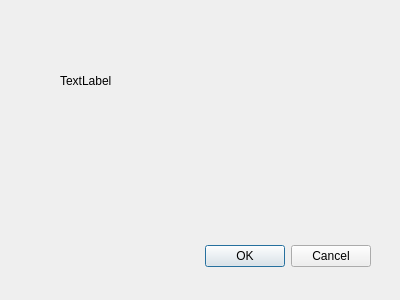
<?xml version="1.0" encoding="UTF-8"?>
<ui version="4.0">
 <class>Dialog</class>
 <widget class="QDialog" name="Dialog">
  <property name="geometry">
   <rect>
    <x>0</x>
    <y>0</y>
    <width>400</width>
    <height>300</height>
   </rect>
  </property>
  <property name="windowTitle">
   <string>Dialog</string>
  </property>
  <widget class="QDialogButtonBox" name="buttonBox">
   <property name="geometry">
    <rect>
     <x>30</x>
     <y>240</y>
     <width>341</width>
     <height>32</height>
    </rect>
   </property>
   <property name="orientation">
    <enum>Qt::Horizontal</enum>
   </property>
   <property name="standardButtons">
    <set>QDialogButtonBox::Cancel|QDialogButtonBox::Ok</set>
   </property>
  </widget>
  <widget class="QLabel" name="label">
   <property name="geometry">
    <rect>
     <x>60</x>
     <y>50</y>
     <width>271</width>
     <height>61</height>
    </rect>
   </property>
   <property name="text">
    <string>TextLabel</string>
   </property>
  </widget>
 </widget>
 <resources/>
 <connections>
  <connection>
   <sender>buttonBox</sender>
   <signal>accepted()</signal>
   <receiver>Dialog</receiver>
   <slot>accept()</slot>
   <hints>
    <hint type="sourcelabel">
     <x>248</x>
     <y>254</y>
    </hint>
    <hint type="destinationlabel">
     <x>157</x>
     <y>274</y>
    </hint>
   </hints>
  </connection>
  <connection>
   <sender>buttonBox</sender>
   <signal>rejected()</signal>
   <receiver>Dialog</receiver>
   <slot>reject()</slot>
   <hints>
    <hint type="sourcelabel">
     <x>316</x>
     <y>260</y>
    </hint>
    <hint type="destinationlabel">
     <x>286</x>
     <y>274</y>
    </hint>
   </hints>
  </connection>
 </connections>
</ui>
